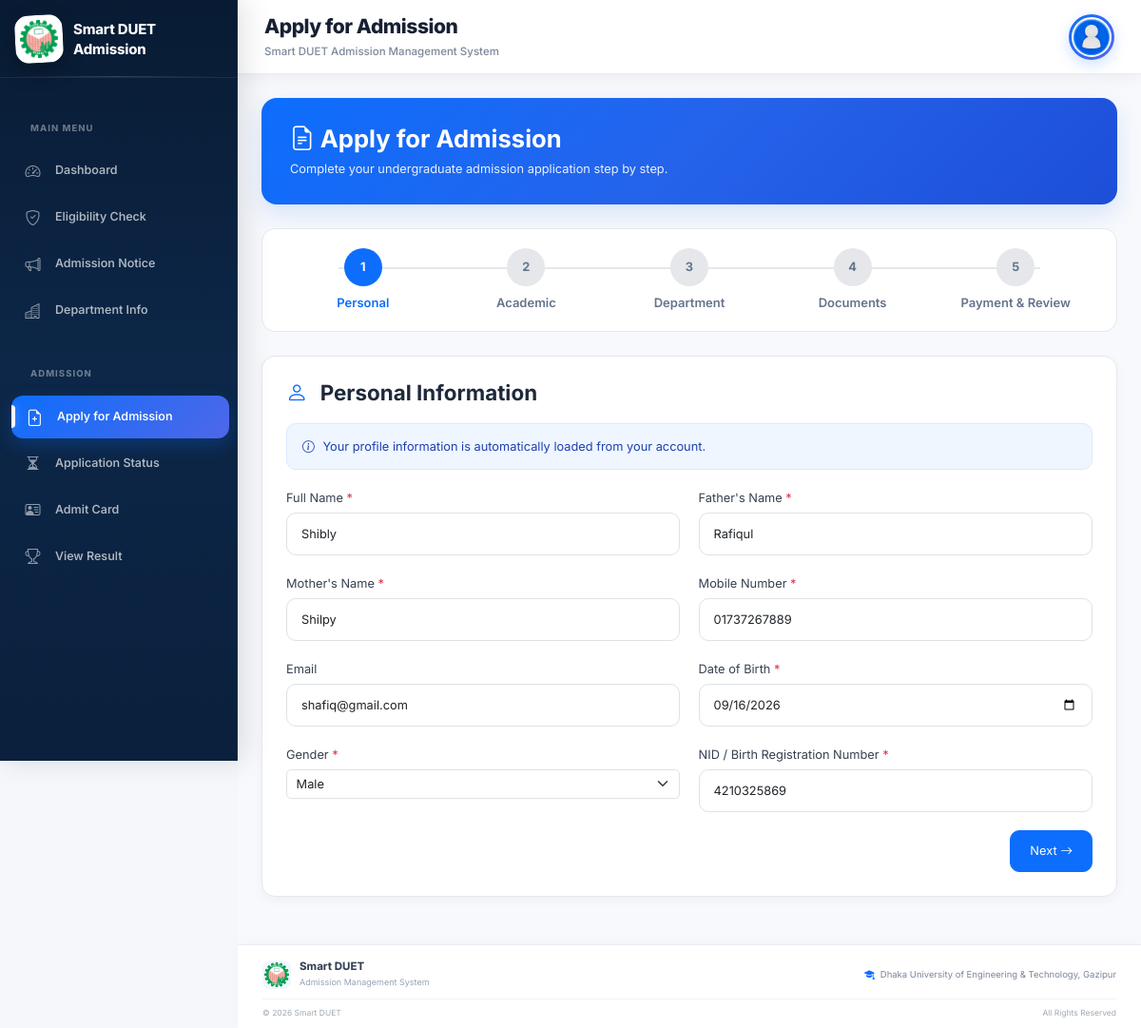
/apply.php (signed in), run on the app's committed database.
### tables this page shows
CREATE TABLE `applicants` (
  `id` int(10) UNSIGNED NOT NULL,
  `user_id` int(10) UNSIGNED NOT NULL,
  `full_name` varchar(150) NOT NULL,
  `father_name` varchar(150) NOT NULL,
  `mother_name` varchar(150) NOT NULL,
  `date_of_birth` date NOT NULL,
  `gender` enum('Male','Female','Other') NOT NULL,
  `identity_number` varchar(50) NOT NULL,
  `created_at` timestamp NOT NULL DEFAULT current_timestamp(),
  `updated_at` timestamp NOT NULL DEFAULT current_timestamp() ON UPDATE current_timestamp()
);

CREATE TABLE `users` (
  `id` int(10) UNSIGNED NOT NULL,
  `email` varchar(100) NOT NULL,
  `mobile` varchar(15) NOT NULL,
  `password` varchar(255) NOT NULL,
  `role` enum('applicant','admin') NOT NULL DEFAULT 'applicant',
  `status` enum('active','blocked') NOT NULL DEFAULT 'active',
  `created_at` timestamp NOT NULL DEFAULT current_timestamp(),
  `updated_at` timestamp NOT NULL DEFAULT current_timestamp() ON UPDATE current_timestamp()
);

### includes/functions.php (called while the page is built, shortened)
<?php
function e($value): string
{
    return htmlspecialchars(
        (string) $value,
        ENT_QUOTES,
        'UTF-8'
    );
}
function getUserId(): ?int
{
    if (isset($_SESSION['user_id'])) {
        return (int) $_SESSION['user_id'];
    }
    return null;
}

### apply.php (the view, shortened to what this page needs)
<?php
require_once __DIR__ . '/includes/functions.php';
$userId = getUserId();
$profile = [
    'full_name'       => '',
    'father_name'     => '',
    'mother_name'     => '',
    'mobile'          => '',
    'email'           => '',
    'date_of_birth'   => '',
    'gender'          => '',
    'identity_number' => ''
];
$stmt = $conn->prepare("
    SELECT
        u.email,
        u.mobile,
        a.full_name,
        a.father_name,
        a.mother_name,
        a.date_of_birth,
        a.gender,
        a.identity_number
    FROM users u
    LEFT JOIN applicants a
        ON a.user_id = u.id
    WHERE u.id = ?
    LIMIT 1
");
if ($stmt) {
    $stmt->bind_param('i', $userId);
    $stmt->execute();
    $result = $stmt->get_result();
    if ($row = $result->fetch_assoc()) {
        $profile = [
            'full_name'       => $row['full_name'] ?? '',
            'father_name'     => $row['father_name'] ?? '',
            'mother_name'     => $row['mother_name'] ?? '',
            'mobile'          => $row['mobile'] ?? '',
            'email'           => $row['email'] ?? '',
            'date_of_birth'   => $row['date_of_birth'] ?? '',
            'gender'          => $row['gender'] ?? '',
            'identity_number' => $row['identity_number'] ?? ''
        ];
    }
}
require_once __DIR__ . '/includes/header.php';
?>
<div class="content-area">
<div class="apply-page">
<div class="apply-hero">
    <h2>
        <i class="bi bi-file-earmark-text"></i>
        Apply for Admission
    </h2>
    <p>
        Complete your undergraduate admission application
        step by step.
    </p>
</div>
<div class="step-wrapper">
<div class="step-indicator">
    <div class="step-item active" id="stepIndicator1">
        <div class="step-number">1</div>
        <div class="step-label">Personal</div>
    </div>
    <div class="step-item" id="stepIndicator2">
        <div class="step-number">2</div>
        <div class="step-label">Academic</div>
    </div>
    <div class="step-item" id="stepIndicator3">
        <div class="step-number">3</div>
        <div class="step-label">Department</div>
    </div>
    <div class="step-item" id="stepIndicator4">
        <div class="step-number">4</div>
        <div class="step-label">Documents</div>
    </div>
    <div class="step-item" id="stepIndicator5">
        <div class="step-number">5</div>
        <div class="step-label">Payment & Review</div>
    </div>
</div>
</div>
<form
    action="<?= APP_URL ?>/actions/application_action.php"
    method="POST"
    enctype="multipart/form-data"
    id="applicationForm"
>
<div class="form-step active" id="step1">
<div class="form-card">
<h3 class="section-title">
    <i class="bi bi-person"></i>
    Personal Information
</h3>
<div class="info-box mb-4">
    <i class="bi bi-info-circle"></i>
    Your profile information is automatically loaded
    from your account.
</div>
<div class="row g-4">
<div class="col-md-6">
<label class="form-label">
    Full Name <span class="text-danger">*</span>
</label>
<input
    type="text"
    class="form-control"
    name="full_name"
    value="<?= e($profile['full_name']); ?>"
    required
>
</div>
<div class="col-md-6">
<label class="form-label">
    Father's Name <span class="text-danger">*</span>
</label>
<input
    type="text"
    class="form-control"
    name="father_name"
    value="<?= e($profile['father_name']); ?>"
    required
>
</div>
<div class="col-md-6">
<label class="form-label">
    Mother's Name <span class="text-danger">*</span>
</label>
<input
    type="text"
    class="form-control"
    name="mother_name"
    value="<?= e($profile['mother_name']); ?>"
    required
>
</div>
<div class="col-md-6">
<label class="form-label">
    Mobile Number <span class="text-danger">*</span>
</label>
<input
    type="text"
    class="form-control"
    name="mobile"
    value="<?= e($profile['mobile']); ?>"
    required
>
</div>
<div class="col-md-6">
<label class="form-label">
    Email
</label>
<input
    type="email"
    class="form-control"
    value="<?= e($profile['email']); ?>"
    readonly
>
</div>
<div class="col-md-6">
<label class="form-label">
    Date of Birth <span class="text-danger">*</span>
</label>
<input
    type="date"
    class="form-control"
    name="date_of_birth"
    value="<?= e($profile['date_of_birth']); ?>"
    required
>
</div>
<div class="col-md-6">
<label class="form-label">
    Gender <span class="text-danger">*</span>
</label>
<select
    class="form-select"
    name="gender"
    required
>
<option
    value="Male"
    <?= $profile['gender'] === 'Male' ? 'selected' : ''; ?>
>
    Male
</option>
</select>
</div>
<div class="col-md-6">
<label class="form-label">
    NID / Birth Registration Number
    <span class="text-danger">*</span>
</label>
<input
    type="text"
    class="form-control"
    name="identity_number"
    value="<?= e($profile['identity_number']); ?>"
    required
>
</div>
</div>
<div class="d-flex justify-content-end mt-4">
<button
    type="button"
    class="btn btn-primary"
    onclick="nextStep(1)"
>
Next
<i class="bi bi-arrow-right"></i>
</button>
</div>
</div>
</div>
</form>
</div>
</div>
<?php
require_once __DIR__ . '/includes/footer.php';
?>

### css/style.css (style rules this page uses)
:root { --primary: #0b5ed7; --primary-dark: #084298; --secondary: #198754; --dark: #172033; --sidebar: #111827; --light-bg: #f5f7fb; --white: #ffffff; --text: #374151; --muted: #6b7280; --border: #e5e7eb; }
* { margin: 0; padding: 0; box-sizing: border-box; }
body { font-family: "Segoe UI", Arial, sans-serif; background: var(--light-bg); color: var(--text); }
html { scroll-behavior: smooth; font-size: 80%; }
.form-control { padding: 12px 15px; border-radius: 10px; }
.btn-primary { border-radius: 10px; padding: 11px 20px; }
.content-area { padding: 25px; }
.section-title { font-weight: 650; color: var(--dark); margin-bottom: 18px; }

### includes/header.php (style rules this page uses)
body { font-family: "Inter", "Segoe UI", "Noto Sans", Arial, sans-serif; }
.main-content > * { animation: pageContentFade .35s ease; }

### apply.php (style rules this page uses)
.apply-page { max-width: 1200px; margin: 0 auto; }
.apply-hero { background: linear-gradient( 135deg, #0d6efd 0%, #2563eb 50%, #1d4ed8 100% ); color: #fff; border-radius: 16px; padding: 28px 30px; margin-bottom: 25px; box-shadow: 0 10px 25px rgba(37, 99, 235, .15); }
.apply-hero h2 { font-weight: 700; margin-bottom: 6px; }
.apply-hero p { margin-bottom: 0; opacity: .9; }
.step-wrapper { background: #fff; border-radius: 14px; padding: 20px; margin-bottom: 25px; border: 1px solid #e5e7eb; }
.step-indicator { display: flex; justify-content: space-between; position: relative; }
.step-indicator::before { content: ""; position: absolute; top: 20px; left: 7%; right: 7%; height: 2px; background: #e5e7eb; z-index: 0; }
.step-item { position: relative; z-index: 1; text-align: center; flex: 1; }
.step-number { width: 40px; height: 40px; margin: auto; border-radius: 50%; background: #e5e7eb; color: #64748b; display: flex; align-items: center; justify-content: center; font-weight: 700; }
.step-item.active .step-number { background: #0d6efd; color: #fff; }
.step-label { margin-top: 8px; font-size: 13px; font-weight: 600; color: #64748b; }
.step-item.active .step-label { color: #0d6efd; }
.form-step { display: none; }
.form-step.active { display: block; }
.form-card { background: #fff; border: 1px solid #e5e7eb; border-radius: 14px; padding: 25px; box-shadow: 0 4px 12px rgba(15, 23, 42, .04); }
.section-title { color: #1e293b; font-weight: 700; }
.section-title i { color: #0d6efd; margin-right: 8px; }
.info-box { background: #eff6ff; border: 1px solid #dbeafe; border-radius: 10px; padding: 14px 16px; color: #1e40af; }
.info-box i { margin-right: 5px; }

### data on the page
applicants: full_name "Shibly", father_name "Rafiqul", mother_name "Shilpy", mobile "01737267889", user.email "shafiq@gmail.com", date_of_birth "09/16/2026", gender "Male", identity_number "4210325869"

### other printed values
$pageTitle "Apply for Admission"
